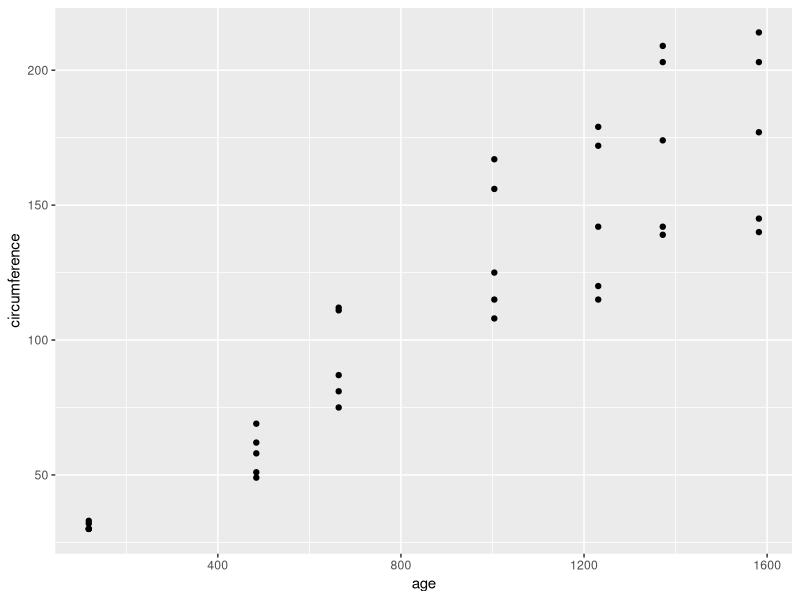
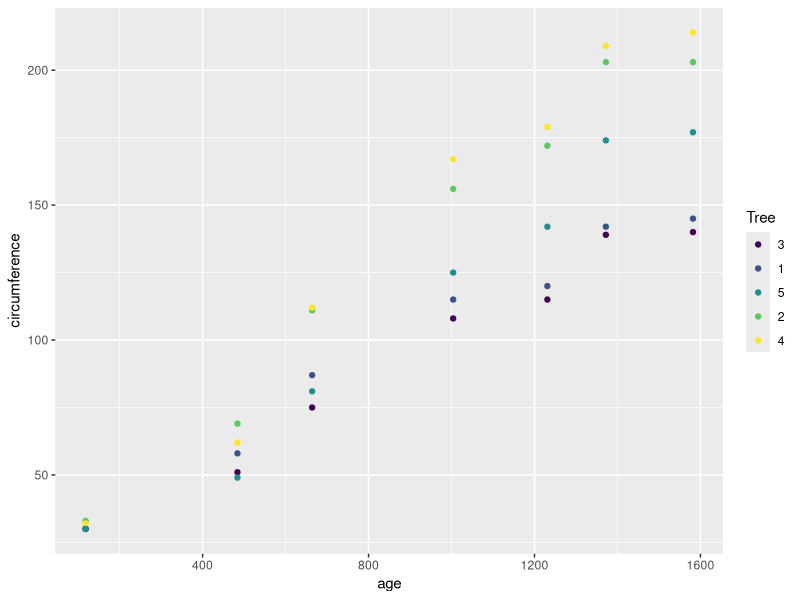
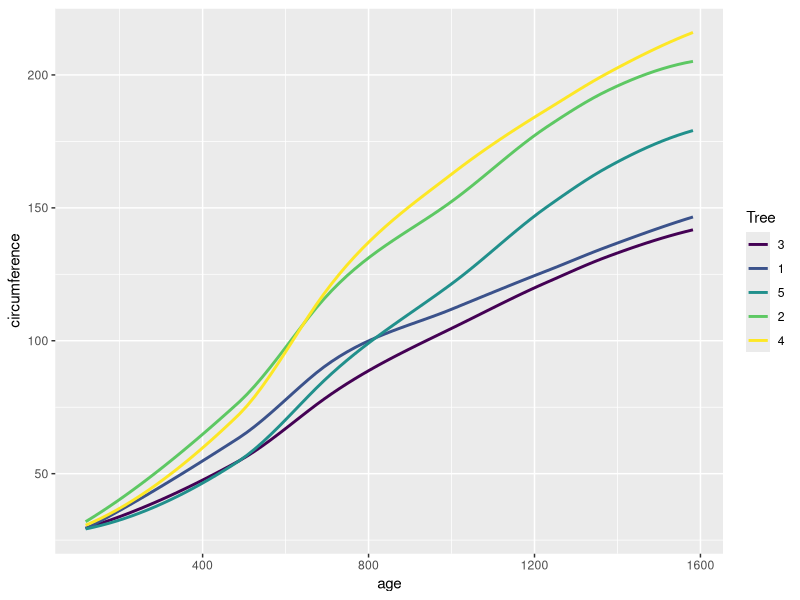
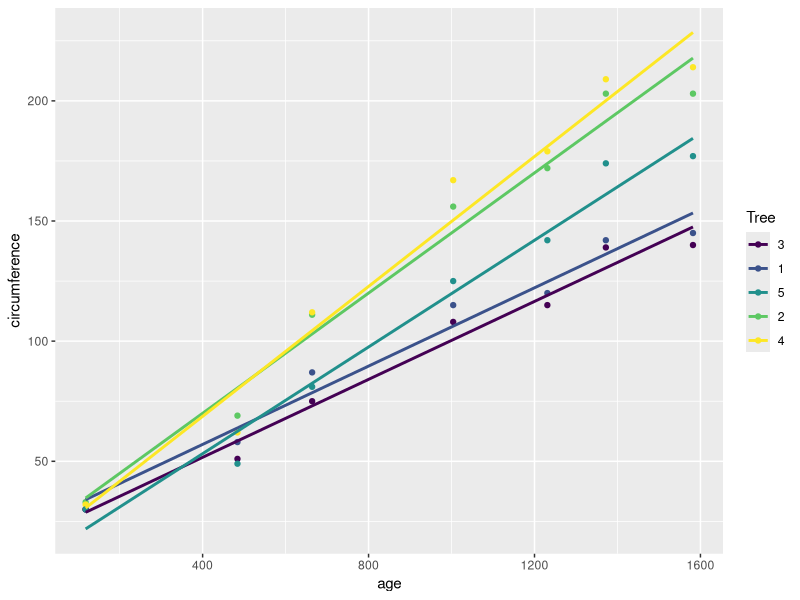

These figures' R source, in order:
## ---- chunk 1
require(ggplot2)
## ---- chunk 2
str(Orange)
## ---- chunk 3
qplot(age,circumference, data=Orange, geom="point")
## ---- chunk 4
qplot(data=Orange, x=age, y=circumference, geom="point", color=Tree)
## ---- chunk 5
qplot(data=Orange, x=age, y=circumference, geom="smooth", color=Tree, se=FALSE)
## ---- chunk 6
ggplot(data=Orange, mapping=aes(x=age, y=circumference, color=Tree)) + geom_point() + geom_smooth(method='lm', se=FALSE)
